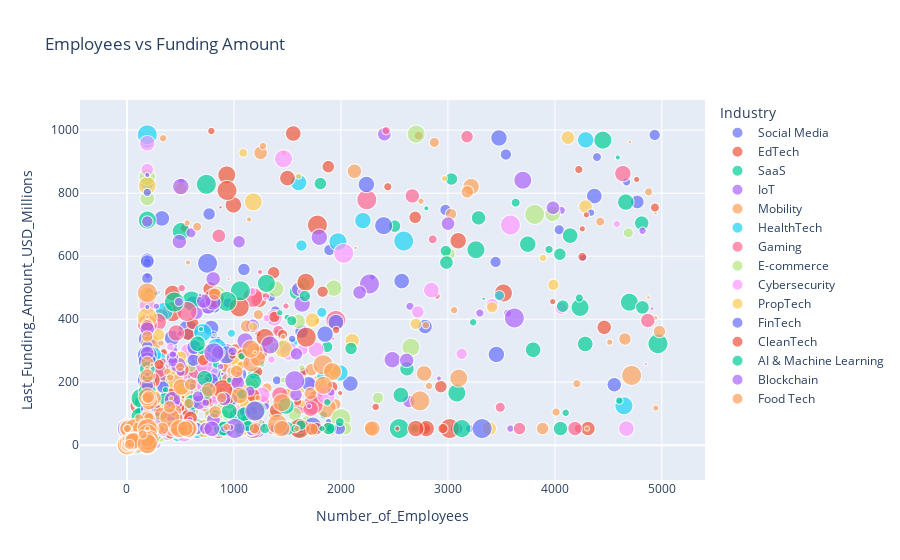

Notebook source saved alongside this figure:
### Markdown cell above
## **Employees vs Funding Amount Visualization**

### Code cell
# Scatter plot of Number_of_Employees and Last_Funding_Amount_USD_Millions based on Industry and market size
fig = px.scatter(
    df, x='Number_of_Employees', y='Last_Funding_Amount_USD_Millions',
    color='Industry', size='Market_Size_Billion_USD',
    hover_data=['Company_Name', 'Funding_Stage'],
    title="Employees vs Funding Amount"
)
fig.show()

### Figure 1 — Plotly figure (JSON) as saved in the notebook; plotly's stock layout.template omitted (floating-point values rounded to 4 significant figures; data arrays with more than 128 entries replaced by an {"elided": "..."} marker saying what was removed)
{"data": [{"customdata": {"elided": "222x2 str values"}, "hovertemplate": "Industry=Social Media<br>Number_of_Employees=%{x}<br>Last_Funding_Amount_USD_Millions=%{y}<br>Market_Size_Billion_USD=%{marker.size}<br>Company_Name=%{customdata[0]}<br>Funding_Stage=%{customdata[1]}<extra></extra>", "legendgroup": "Social Media", "marker": {"color": "#636efa", "size": {"elided": "222 float values"}, "sizemode": "area", "sizeref": 0.375, "symbol": "circle"}, "mode": "markers", "name": "Social Media", "showlegend": true, "type": "scattergl", "x": {"elided": "222 int values"}, "xaxis": "x", "y": {"elided": "222 float values"}, "yaxis": "y"}, {"customdata": {"elided": "209x2 str values"}, "hovertemplate": "Industry=EdTech<br>Number_of_Employees=%{x}<br>Last_Funding_Amount_USD_Millions=%{y}<br>Market_Size_Billion_USD=%{marker.size}<br>Company_Name=%{customdata[0]}<br>Funding_Stage=%{customdata[1]}<extra></extra>", "legendgroup": "EdTech", "marker": {"color": "#EF553B", "size": {"elided": "209 float values"}, "sizemode": "area", "sizeref": 0.375, "symbol": "circle"}, "mode": "markers", "name": "EdTech", "showlegend": true, "type": "scattergl", "x": {"elided": "209 int values"}, "xaxis": "x", "y": {"elided": "209 float values"}, "yaxis": "y"}, {"customdata": {"elided": "195x2 str values"}, "hovertemplate": "Industry=SaaS<br>Number_of_Employees=%{x}<br>Last_Funding_Amount_USD_Millions=%{y}<br>Market_Size_Billion_USD=%{marker.size}<br>Company_Name=%{customdata[0]}<br>Funding_Stage=%{customdata[1]}<extra></extra>", "legendgroup": "SaaS", "marker": {"color": "#00cc96", "size": {"elided": "195 float values"}, "sizemode": "area", "sizeref": 0.375, "symbol": "circle"}, "mode": "markers", "name": "SaaS", "showlegend": true, "type": "scattergl", "x": {"elided": "195 int values"}, "xaxis": "x", "y": {"elided": "195 float values"}, "yaxis": "y"}, {"customdata": {"elided": "189x2 str values"}, "hovertemplate": "Industry=IoT<br>Number_of_Employees=%{x}<br>Last_Funding_Amount_USD_Millions=%{y}<br>Market_Size_Billion_USD=%{marker.size}<br>Company_Name=%{customdata[0]}<br>Funding_Stage=%{customdata[1]}<extra></extra>", "legendgroup": "IoT", "marker": {"color": "#ab63fa", "size": {"elided": "189 float values"}, "sizemode": "area", "sizeref": 0.375, "symbol": "circle"}, "mode": "markers", "name": "IoT", "showlegend": true, "type": "scattergl", "x": {"elided": "189 int values"}, "xaxis": "x", "y": {"elided": "189 float values"}, "yaxis": "y"}, {"customdata": {"elided": "221x2 str values"}, "hovertemplate": "Industry=Mobility<br>Number_of_Employees=%{x}<br>Last_Funding_Amount_USD_Millions=%{y}<br>Market_Size_Billion_USD=%{marker.size}<br>Company_Name=%{customdata[0]}<br>Funding_Stage=%{customdata[1]}<extra></extra>", "legendgroup": "Mobility", "marker": {"color": "#FFA15A", "size": {"elided": "221 float values"}, "sizemode": "area", "sizeref": 0.375, "symbol": "circle"}, "mode": "markers", "name": "Mobility", "showlegend": true, "type": "scattergl", "x": {"elided": "221 int values"}, "xaxis": "x", "y": {"elided": "221 float values"}, "yaxis": "y"}, {"customdata": {"elided": "210x2 str values"}, "hovertemplate": "Industry=HealthTech<br>Number_of_Employees=%{x}<br>Last_Funding_Amount_USD_Millions=%{y}<br>Market_Size_Billion_USD=%{marker.size}<br>Company_Name=%{customdata[0]}<br>Funding_Stage=%{customdata[1]}<extra></extra>", "legendgroup": "HealthTech", "marker": {"color": "#19d3f3", "size": {"elided": "210 float values"}, "sizemode": "area", "sizeref": 0.375, "symbol": "circle"}, "mode": "markers", "name": "HealthTech", "showlegend": true, "type": "scattergl", "x": {"elided": "210 int values"}, "xaxis": "x", "y": {"elided": "210 float values"}, "yaxis": "y"}, {"customdata": {"elided": "223x2 str values"}, "hovertemplate": "Industry=Gaming<br>Number_of_Employees=%{x}<br>Last_Funding_Amount_USD_Millions=%{y}<br>Market_Size_Billion_USD=%{marker.size}<br>Company_Name=%{customdata[0]}<br>Funding_Stage=%{customdata[1]}<extra></extra>", "legendgroup": "Gaming", "marker": {"color": "#FF6692", "size": {"elided": "223 float values"}, "sizemode": "area", "sizeref": 0.375, "symbol": "circle"}, "mode": "markers", "name": "Gaming", "showlegend": true, "type": "scattergl", "x": {"elided": "223 int values"}, "xaxis": "x", "y": {"elided": "223 float values"}, "yaxis": "y"}, {"customdata": {"elided": "198x2 str values"}, "hovertemplate": "Industry=E-commerce<br>Number_of_Employees=%{x}<br>Last_Funding_Amount_USD_Millions=%{y}<br>Market_Size_Billion_USD=%{marker.size}<br>Company_Name=%{customdata[0]}<br>Funding_Stage=%{customdata[1]}<extra></extra>", "legendgroup": "E-commerce", "marker": {"color": "#B6E880", "size": {"elided": "198 float values"}, "sizemode": "area", "sizeref": 0.375, "symbol": "circle"}, "mode": "markers", "name": "E-commerce", "showlegend": true, "type": "scattergl", "x": {"elided": "198 int values"}, "xaxis": "x", "y": {"elided": "198 float values"}, "yaxis": "y"}, {"customdata": {"elided": "213x2 str values"}, "hovertemplate": "Industry=Cybersecurity<br>Number_of_Employees=%{x}<br>Last_Funding_Amount_USD_Millions=%{y}<br>Market_Size_Billion_USD=%{marker.size}<br>Company_Name=%{customdata[0]}<br>Funding_Stage=%{customdata[1]}<extra></extra>", "legendgroup": "Cybersecurity", "marker": {"color": "#FF97FF", "size": {"elided": "213 float values"}, "sizemode": "area", "sizeref": 0.375, "symbol": "circle"}, "mode": "markers", "name": "Cybersecurity", "showlegend": true, "type": "scattergl", "x": {"elided": "213 int values"}, "xaxis": "x", "y": {"elided": "213 float values"}, "yaxis": "y"}, {"customdata": {"elided": "210x2 str values"}, "hovertemplate": "Industry=PropTech<br>Number_of_Employees=%{x}<br>Last_Funding_Amount_USD_Millions=%{y}<br>Market_Size_Billion_USD=%{marker.size}<br>Company_Name=%{customdata[0]}<br>Funding_Stage=%{customdata[1]}<extra></extra>", "legendgroup": "PropTech", "marker": {"color": "#FECB52", "size": {"elided": "210 float values"}, "sizemode": "area", "sizeref": 0.375, "symbol": "circle"}, "mode": "markers", "name": "PropTech", "showlegend": true, "type": "scattergl", "x": {"elided": "210 int values"}, "xaxis": "x", "y": {"elided": "210 float values"}, "yaxis": "y"}, {"customdata": {"elided": "197x2 str values"}, "hovertemplate": "Industry=FinTech<br>Number_of_Employees=%{x}<br>Last_Funding_Amount_USD_Millions=%{y}<br>Market_Size_Billion_USD=%{marker.size}<br>Company_Name=%{customdata[0]}<br>Funding_Stage=%{customdata[1]}<extra></extra>", "legendgroup": "FinTech", "marker": {"color": "#636efa", "size": {"elided": "197 float values"}, "sizemode": "area", "sizeref": 0.375, "symbol": "circle"}, "mode": "markers", "name": "FinTech", "showlegend": true, "type": "scattergl", "x": {"elided": "197 int values"}, "xaxis": "x", "y": {"elided": "197 float values"}, "yaxis": "y"}, {"customdata": {"elided": "193x2 str values"}, "hovertemplate": "Industry=CleanTech<br>Number_of_Employees=%{x}<br>Last_Funding_Amount_USD_Millions=%{y}<br>Market_Size_Billion_USD=%{marker.size}<br>Company_Name=%{customdata[0]}<br>Funding_Stage=%{customdata[1]}<extra></extra>", "legendgroup": "CleanTech", "marker": {"color": "#EF553B", "size": {"elided": "193 float values"}, "sizemode": "area", "sizeref": 0.375, "symbol": "circle"}, "mode": "markers", "name": "CleanTech", "showlegend": true, "type": "scattergl", "x": {"elided": "193 int values"}, "xaxis": "x", "y": {"elided": "193 float values"}, "yaxis": "y"}, {"customdata": {"elided": "201x2 str values"}, "hovertemplate": "Industry=AI & Machine Learning<br>Number_of_Employees=%{x}<br>Last_Funding_Amount_USD_Millions=%{y}<br>Market_Size_Billion_USD=%{marker.size}<br>Company_Name=%{customdata[0]}<br>Funding_Stage=%{customdata[1]}<extra></extra>", "legendgroup": "AI & Machine Learning", "marker": {"color": "#00cc96", "size": {"elided": "201 float values"}, "sizemode": "area", "sizeref": 0.375, "symbol": "circle"}, "mode": "markers", "name": "AI & Machine Learning", "showlegend": true, "type": "scattergl", "x": {"elided": "201 int values"}, "xaxis": "x", "y": {"elided": "201 float values"}, "yaxis": "y"}, {"customdata": {"elided": "196x2 str values"}, "hovertemplate": "Industry=Blockchain<br>Number_of_Employees=%{x}<br>Last_Funding_Amount_USD_Millions=%{y}<br>Market_Size_Billion_USD=%{marker.size}<br>Company_Name=%{customdata[0]}<br>Funding_Stage=%{customdata[1]}<extra></extra>", "legendgroup": "Blockchain", "marker": {"color": "#ab63fa", "size": {"elided": "196 float values"}, "sizemode": "area", "sizeref": 0.375, "symbol": "circle"}, "mode": "markers", "name": "Blockchain", "showlegend": true, "type": "scattergl", "x": {"elided": "196 int values"}, "xaxis": "x", "y": {"elided": "196 float values"}, "yaxis": "y"}, {"customdata": {"elided": "192x2 str values"}, "hovertemplate": "Industry=Food Tech<br>Number_of_Employees=%{x}<br>Last_Funding_Amount_USD_Millions=%{y}<br>Market_Size_Billion_USD=%{marker.size}<br>Company_Name=%{customdata[0]}<br>Funding_Stage=%{customdata[1]}<extra></extra>", "legendgroup": "Food Tech", "marker": {"color": "#FFA15A", "size": {"elided": "192 float values"}, "sizemode": "area", "sizeref": 0.375, "symbol": "circle"}, "mode": "markers", "name": "Food Tech", "showlegend": true, "type": "scattergl", "x": {"elided": "192 int values"}, "xaxis": "x", "y": {"elided": "192 float values"}, "yaxis": "y"}], "layout": {"legend": {"itemsizing": "constant", "title": {"text": "Industry"}, "tracegroupgap": 0}, "title": {"text": "Employees vs Funding Amount"}, "xaxis": {"anchor": "y", "domain": [0, 1], "title": {"text": "Number_of_Employees"}}, "yaxis": {"anchor": "x", "domain": [0, 1], "title": {"text": "Last_Funding_Amount_USD_Millions"}}}}
